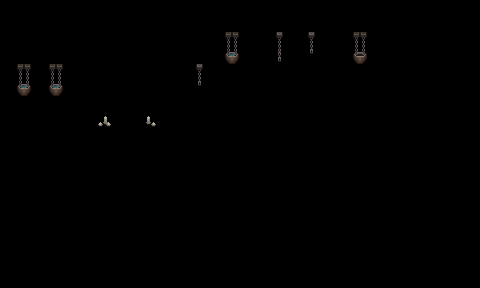

Rendered tile map (Tiled .tmx) drawn with the repository's tilesets; below, a short description and the map source with its tile grids summarised:
An orthogonal 30x18 tile map with 16x16 px tiles, 1 tile layer (decorative).

<map version="1.10" tiledversion="1.10.0" orientation="orthogonal" renderorder="right-down" width="30" height="18" tilewidth="16" tileheight="16" infinite="0" nextlayerid="33" nextobjectid="71">
 <tileset firstgid="1" name="decorative" tilewidth="16" tileheight="16" tilecount="256" columns="16">
  <image source="../Images/Map/Decorative.png" width="256" height="256" />
 </tileset>
 <layer id="26" name="decorative" width="30" height="18">
  <data>[540 cells, 16 non-empty, 10 distinct tile ids]</data>
 </layer>
</map>
